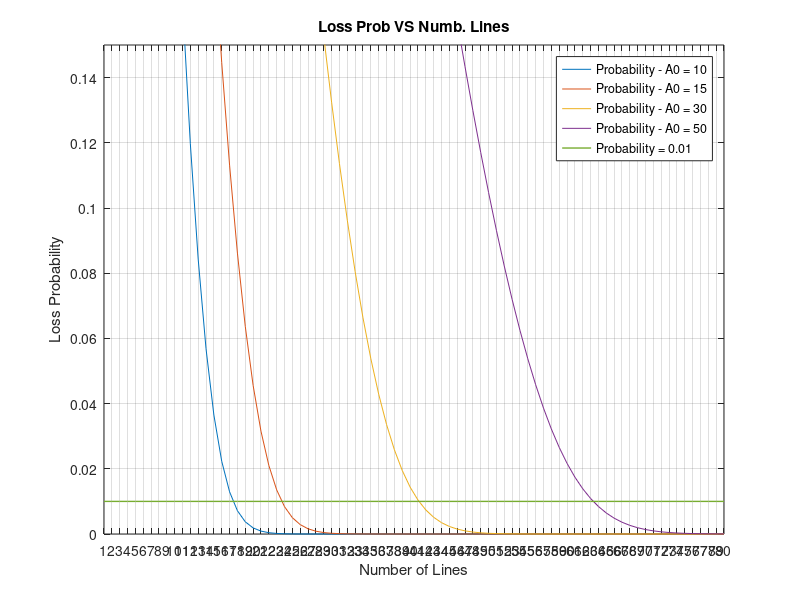

The MATLAB script that drew this image:
clc
clear all
close all
%%%%%%%%%%%%%%%%%%%%%%%%%%%%%%%%%%%%%%%%%%%%%%%%%%%%%%%%%%%%%%%%%%%%%%%%%%%%%%%%%%%%%%%%%%%%%%%
% El tráfico ofrecido entre las centrales C y D es de 15 E. En MATLAB (u otro programa para
% realizar cálculos numéricos), produce un diagrama que muestra la probabilidad de pérdidas en
% función del número de líneas. ¿Cuántas líneas son necesario para obtener una probabilidad de
% pérdidas menor a 0.01?
%%%%%%%%%%%%%%%%%%%%%%%%%%%%%%%%%%%%%%%%%%%%%%%%%%%%%%%%%%%%%%%%%%%%%%%%%%%%%%%%%%%%%%%%%%%%%%%
     
A0_1 = 10;
A0_2 = 15;
A0_3 = 30;
A0_4 = 50;


PB_1 = [];
PB_2 = [];
PB_3 = [];
PB_4 = [];

cmax = 80;
for c = 1:cmax
    j = 0:c;
    S = sum(A0_1.^j./factorial(j));
    PB_1 = [PB_1,A0_1.^c./(factorial(c).*S)];
end

for c = 1:cmax
    j = 0:c;
    S = sum(A0_2.^j./factorial(j));
    PB_2 = [PB_2,A0_2.^c./(factorial(c).*S)];
end

for c = 1:cmax
    j = 0:c;
    S = sum(A0_3.^j./factorial(j));
    PB_3 = [PB_3,A0_3.^c./(factorial(c).*S)];
end

for c = 1:cmax
    j = 0:c;
    S = sum(A0_4.^j./factorial(j));
    PB_4 = [PB_4,A0_4.^c./(factorial(c).*S)];
end

% Representacion
figure(1)
plot([1:cmax],PB_1,[1:cmax],PB_2,[1:cmax],PB_3,[1:cmax],PB_4,[1:cmax],0.01.*ones(1,cmax),'LineWidth',1)
grid on
ylim([0,0.15])
xlim([1,cmax])
xticks([1:cmax])
legend('Probability - A0 = 10','Probability - A0 = 15','Probability - A0 = 30','Probability - A0 = 50','Probability = 0.01');
xlabel('Number of Lines')
ylabel('Loss Probability')
title('Loss Prob VS Numb. Lines')
